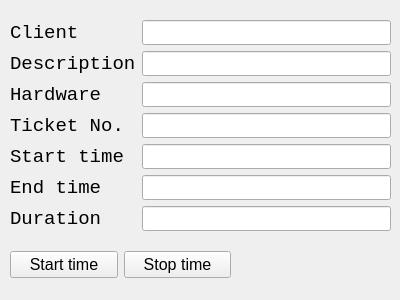
<?xml version="1.0" encoding="UTF-8"?>
<ui version="4.0">
 <class>Form</class>
 <widget class="QWidget" name="Form">
  <property name="geometry">
   <rect>
    <x>0</x>
    <y>0</y>
    <width>400</width>
    <height>300</height>
   </rect>
  </property>
  <property name="windowTitle">
   <string>Ticket Timer</string>
  </property>
  <widget class="QWidget" name="">
   <property name="geometry">
    <rect>
     <x>10</x>
     <y>20</y>
     <width>381</width>
     <height>211</height>
    </rect>
   </property>
   <layout class="QFormLayout" name="formLayout">
    <item row="0" column="0">
     <widget class="QLabel" name="lbl_client">
      <property name="font">
       <font>
        <family>Consolas</family>
        <pointsize>14</pointsize>
       </font>
      </property>
      <property name="text">
       <string>Client</string>
      </property>
     </widget>
    </item>
    <item row="0" column="1">
     <widget class="QLineEdit" name="txt_client">
      <property name="font">
       <font>
        <pointsize>12</pointsize>
       </font>
      </property>
     </widget>
    </item>
    <item row="1" column="0">
     <widget class="QLabel" name="lbl_description">
      <property name="font">
       <font>
        <family>Consolas</family>
        <pointsize>14</pointsize>
       </font>
      </property>
      <property name="text">
       <string>Description</string>
      </property>
     </widget>
    </item>
    <item row="1" column="1">
     <widget class="QLineEdit" name="txt_description">
      <property name="font">
       <font>
        <pointsize>12</pointsize>
       </font>
      </property>
     </widget>
    </item>
    <item row="2" column="0">
     <widget class="QLabel" name="lbl_hardware">
      <property name="font">
       <font>
        <family>Consolas</family>
        <pointsize>14</pointsize>
       </font>
      </property>
      <property name="text">
       <string>Hardware</string>
      </property>
     </widget>
    </item>
    <item row="2" column="1">
     <widget class="QLineEdit" name="txt_hardware">
      <property name="font">
       <font>
        <pointsize>12</pointsize>
       </font>
      </property>
     </widget>
    </item>
    <item row="3" column="0">
     <widget class="QLabel" name="lbl_tickeNo">
      <property name="font">
       <font>
        <family>Consolas</family>
        <pointsize>14</pointsize>
       </font>
      </property>
      <property name="text">
       <string>Ticket No.</string>
      </property>
     </widget>
    </item>
    <item row="3" column="1">
     <widget class="QLineEdit" name="txt_ticketNo">
      <property name="font">
       <font>
        <pointsize>12</pointsize>
       </font>
      </property>
     </widget>
    </item>
    <item row="4" column="0">
     <widget class="QLabel" name="lbl_startTime">
      <property name="font">
       <font>
        <family>Consolas</family>
        <pointsize>14</pointsize>
       </font>
      </property>
      <property name="text">
       <string>Start time</string>
      </property>
     </widget>
    </item>
    <item row="4" column="1">
     <widget class="QLineEdit" name="txt_startTime">
      <property name="font">
       <font>
        <pointsize>12</pointsize>
       </font>
      </property>
      <property name="inputMask">
       <string/>
      </property>
      <property name="readOnly">
       <bool>true</bool>
      </property>
     </widget>
    </item>
    <item row="5" column="0">
     <widget class="QLabel" name="lbl_endTime">
      <property name="font">
       <font>
        <family>Consolas</family>
        <pointsize>14</pointsize>
       </font>
      </property>
      <property name="text">
       <string>End time</string>
      </property>
     </widget>
    </item>
    <item row="5" column="1">
     <widget class="QLineEdit" name="txt_endTime">
      <property name="font">
       <font>
        <pointsize>12</pointsize>
       </font>
      </property>
      <property name="readOnly">
       <bool>true</bool>
      </property>
     </widget>
    </item>
    <item row="6" column="0">
     <widget class="QLabel" name="lbl_duration">
      <property name="font">
       <font>
        <family>Consolas</family>
        <pointsize>14</pointsize>
       </font>
      </property>
      <property name="text">
       <string>Duration</string>
      </property>
     </widget>
    </item>
    <item row="6" column="1">
     <widget class="QLineEdit" name="txt_duration">
      <property name="font">
       <font>
        <pointsize>12</pointsize>
       </font>
      </property>
      <property name="readOnly">
       <bool>true</bool>
      </property>
     </widget>
    </item>
   </layout>
  </widget>
  <widget class="QWidget" name="">
   <property name="geometry">
    <rect>
     <x>10</x>
     <y>250</y>
     <width>221</width>
     <height>29</height>
    </rect>
   </property>
   <layout class="QHBoxLayout" name="horizontalLayout">
    <item>
     <widget class="QPushButton" name="btn_start">
      <property name="font">
       <font>
        <pointsize>12</pointsize>
       </font>
      </property>
      <property name="text">
       <string>Start time</string>
      </property>
     </widget>
    </item>
    <item>
     <widget class="QPushButton" name="btn_stop">
      <property name="font">
       <font>
        <pointsize>12</pointsize>
       </font>
      </property>
      <property name="text">
       <string>Stop time</string>
      </property>
     </widget>
    </item>
   </layout>
  </widget>
 </widget>
 <tabstops>
  <tabstop>txt_client</tabstop>
  <tabstop>txt_description</tabstop>
  <tabstop>txt_hardware</tabstop>
  <tabstop>txt_ticketNo</tabstop>
  <tabstop>txt_startTime</tabstop>
  <tabstop>txt_endTime</tabstop>
  <tabstop>txt_duration</tabstop>
 </tabstops>
 <resources/>
 <connections/>
</ui>
